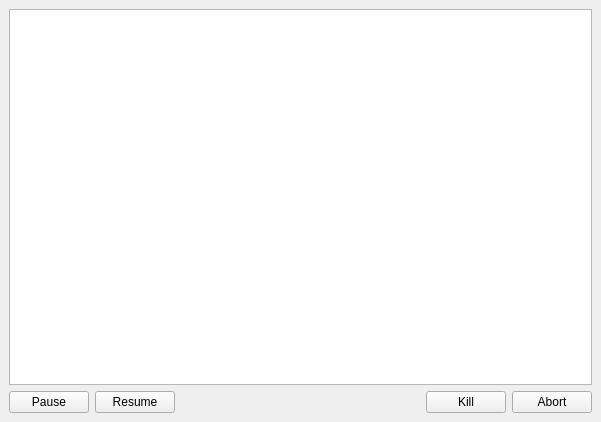
<?xml version="1.0" encoding="UTF-8"?>
<ui version="4.0">
 <class>MainWindow</class>
 <widget class="QMainWindow" name="MainWindow">
  <property name="geometry">
   <rect>
    <x>0</x>
    <y>0</y>
    <width>601</width>
    <height>422</height>
   </rect>
  </property>
  <property name="windowTitle">
   <string>Slave</string>
  </property>
  <widget class="QWidget" name="centralwidget">
   <layout class="QVBoxLayout" name="verticalLayout">
    <item>
     <widget class="QTextEdit" name="textEdit">
      <property name="readOnly">
       <bool>true</bool>
      </property>
     </widget>
    </item>
    <item>
     <layout class="QHBoxLayout" name="horizontalLayout">
      <item>
       <widget class="QPushButton" name="pushButton_Pause">
        <property name="text">
         <string>Pause</string>
        </property>
       </widget>
      </item>
      <item>
       <widget class="QPushButton" name="pushButton_Resume">
        <property name="text">
         <string>Resume</string>
        </property>
       </widget>
      </item>
      <item>
       <spacer name="horizontalSpacer">
        <property name="orientation">
         <enum>Qt::Horizontal</enum>
        </property>
        <property name="sizeHint" stdset="0">
         <size>
          <width>40</width>
          <height>20</height>
         </size>
        </property>
       </spacer>
      </item>
      <item>
       <widget class="QPushButton" name="pushButton_Kill">
        <property name="text">
         <string>Kill</string>
        </property>
       </widget>
      </item>
      <item>
       <widget class="QPushButton" name="pushButton_Abort">
        <property name="text">
         <string>Abort</string>
        </property>
       </widget>
      </item>
     </layout>
    </item>
   </layout>
  </widget>
 </widget>
 <resources/>
 <connections/>
</ui>
